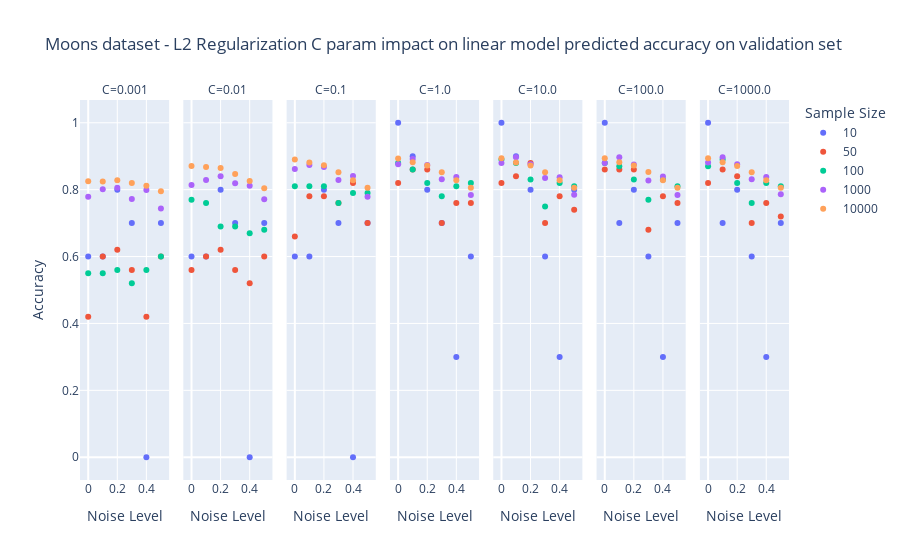

This figure's notebook cell:
### Code cell
df2_lm.n_sample = df2_lm_res.n_sample.astype(str)
fig=px.scatter(df2_lm,x='noise_level',y='acc_valid',
               labels={'noise_level': 'Noise Level', 'acc_valid':'Accuracy','n_sample':'Sample Size'},
               color='n_sample',hover_data=['n_sample'],facet_col='C',
               title='Moons dataset - L2 Regularization C param impact on linear model predicted accuracy on validation set')
fig.show()

### Figure 1 — Plotly figure (JSON) as saved in the notebook; plotly's stock layout.template omitted (floating-point values rounded to 4 significant figures)
{"data": [{"customdata": [["10"], ["10"], ["10"], ["10"], ["10"], ["10"]], "hovertemplate": "Sample Size=%{customdata[0]}<br>C=0.001<br>Noise Level=%{x}<br>Accuracy=%{y}<extra></extra>", "legendgroup": "10", "marker": {"color": "#636efa", "symbol": "circle"}, "mode": "markers", "name": "10", "orientation": "v", "showlegend": true, "type": "scatter", "x": [0, 0.1, 0.2, 0.3, 0.4, 0.5], "xaxis": "x", "y": [0.6, 0.6, 0.8, 0.7, 0, 0.7], "yaxis": "y"}, {"customdata": [["10"], ["10"], ["10"], ["10"], ["10"], ["10"]], "hovertemplate": "Sample Size=%{customdata[0]}<br>C=0.01<br>Noise Level=%{x}<br>Accuracy=%{y}<extra></extra>", "legendgroup": "10", "marker": {"color": "#636efa", "symbol": "circle"}, "mode": "markers", "name": "10", "orientation": "v", "showlegend": false, "type": "scatter", "x": [0, 0.1, 0.2, 0.3, 0.4, 0.5], "xaxis": "x2", "y": [0.6, 0.6, 0.8, 0.7, 0, 0.7], "yaxis": "y2"}, {"customdata": [["10"], ["10"], ["10"], ["10"], ["10"], ["10"]], "hovertemplate": "Sample Size=%{customdata[0]}<br>C=0.1<br>Noise Level=%{x}<br>Accuracy=%{y}<extra></extra>", "legendgroup": "10", "marker": {"color": "#636efa", "symbol": "circle"}, "mode": "markers", "name": "10", "orientation": "v", "showlegend": false, "type": "scatter", "x": [0, 0.1, 0.2, 0.3, 0.4, 0.5], "xaxis": "x3", "y": [0.6, 0.6, 0.8, 0.7, 0, 0.7], "yaxis": "y3"}, {"customdata": [["10"], ["10"], ["10"], ["10"], ["10"], ["10"]], "hovertemplate": "Sample Size=%{customdata[0]}<br>C=1.0<br>Noise Level=%{x}<br>Accuracy=%{y}<extra></extra>", "legendgroup": "10", "marker": {"color": "#636efa", "symbol": "circle"}, "mode": "markers", "name": "10", "orientation": "v", "showlegend": false, "type": "scatter", "x": [0, 0.1, 0.2, 0.3, 0.4, 0.5], "xaxis": "x4", "y": [1, 0.9, 0.8, 0.7, 0.3, 0.6], "yaxis": "y4"}, {"customdata": [["10"], ["10"], ["10"], ["10"], ["10"], ["10"]], "hovertemplate": "Sample Size=%{customdata[0]}<br>C=10.0<br>Noise Level=%{x}<br>Accuracy=%{y}<extra></extra>", "legendgroup": "10", "marker": {"color": "#636efa", "symbol": "circle"}, "mode": "markers", "name": "10", "orientation": "v", "showlegend": false, "type": "scatter", "x": [0, 0.1, 0.2, 0.3, 0.4, 0.5], "xaxis": "x5", "y": [1, 0.9, 0.8, 0.6, 0.3, 0.8], "yaxis": "y5"}, {"customdata": [["10"], ["10"], ["10"], ["10"], ["10"], ["10"]], "hovertemplate": "Sample Size=%{customdata[0]}<br>C=100.0<br>Noise Level=%{x}<br>Accuracy=%{y}<extra></extra>", "legendgroup": "10", "marker": {"color": "#636efa", "symbol": "circle"}, "mode": "markers", "name": "10", "orientation": "v", "showlegend": false, "type": "scatter", "x": [0, 0.1, 0.2, 0.3, 0.4, 0.5], "xaxis": "x6", "y": [1, 0.7, 0.8, 0.6, 0.3, 0.7], "yaxis": "y6"}, {"customdata": [["10"], ["10"], ["10"], ["10"], ["10"], ["10"]], "hovertemplate": "Sample Size=%{customdata[0]}<br>C=1000.0<br>Noise Level=%{x}<br>Accuracy=%{y}<extra></extra>", "legendgroup": "10", "marker": {"color": "#636efa", "symbol": "circle"}, "mode": "markers", "name": "10", "orientation": "v", "showlegend": false, "type": "scatter", "x": [0, 0.1, 0.2, 0.3, 0.4, 0.5], "xaxis": "x7", "y": [1, 0.7, 0.8, 0.6, 0.3, 0.7], "yaxis": "y7"}, {"customdata": [["50"], ["50"], ["50"], ["50"], ["50"], ["50"]], "hovertemplate": "Sample Size=%{customdata[0]}<br>C=0.001<br>Noise Level=%{x}<br>Accuracy=%{y}<extra></extra>", "legendgroup": "50", "marker": {"color": "#EF553B", "symbol": "circle"}, "mode": "markers", "name": "50", "orientation": "v", "showlegend": true, "type": "scatter", "x": [0, 0.1, 0.2, 0.3, 0.4, 0.5], "xaxis": "x", "y": [0.42, 0.6, 0.62, 0.56, 0.42, 0.6], "yaxis": "y"}, {"customdata": [["50"], ["50"], ["50"], ["50"], ["50"], ["50"]], "hovertemplate": "Sample Size=%{customdata[0]}<br>C=0.01<br>Noise Level=%{x}<br>Accuracy=%{y}<extra></extra>", "legendgroup": "50", "marker": {"color": "#EF553B", "symbol": "circle"}, "mode": "markers", "name": "50", "orientation": "v", "showlegend": false, "type": "scatter", "x": [0, 0.1, 0.2, 0.3, 0.4, 0.5], "xaxis": "x2", "y": [0.56, 0.6, 0.62, 0.56, 0.52, 0.6], "yaxis": "y2"}, {"customdata": [["50"], ["50"], ["50"], ["50"], ["50"], ["50"]], "hovertemplate": "Sample Size=%{customdata[0]}<br>C=0.1<br>Noise Level=%{x}<br>Accuracy=%{y}<extra></extra>", "legendgroup": "50", "marker": {"color": "#EF553B", "symbol": "circle"}, "mode": "markers", "name": "50", "orientation": "v", "showlegend": false, "type": "scatter", "x": [0, 0.1, 0.2, 0.3, 0.4, 0.5], "xaxis": "x3", "y": [0.66, 0.78, 0.78, 0.76, 0.82, 0.7], "yaxis": "y3"}, {"customdata": [["50"], ["50"], ["50"], ["50"], ["50"], ["50"]], "hovertemplate": "Sample Size=%{customdata[0]}<br>C=1.0<br>Noise Level=%{x}<br>Accuracy=%{y}<extra></extra>", "legendgroup": "50", "marker": {"color": "#EF553B", "symbol": "circle"}, "mode": "markers", "name": "50", "orientation": "v", "showlegend": false, "type": "scatter", "x": [0, 0.1, 0.2, 0.3, 0.4, 0.5], "xaxis": "x4", "y": [0.82, 0.86, 0.86, 0.7, 0.76, 0.76], "yaxis": "y4"}, {"customdata": [["50"], ["50"], ["50"], ["50"], ["50"], ["50"]], "hovertemplate": "Sample Size=%{customdata[0]}<br>C=10.0<br>Noise Level=%{x}<br>Accuracy=%{y}<extra></extra>", "legendgroup": "50", "marker": {"color": "#EF553B", "symbol": "circle"}, "mode": "markers", "name": "50", "orientation": "v", "showlegend": false, "type": "scatter", "x": [0, 0.1, 0.2, 0.3, 0.4, 0.5], "xaxis": "x5", "y": [0.82, 0.84, 0.88, 0.7, 0.78, 0.74], "yaxis": "y5"}, {"customdata": [["50"], ["50"], ["50"], ["50"], ["50"], ["50"]], "hovertemplate": "Sample Size=%{customdata[0]}<br>C=100.0<br>Noise Level=%{x}<br>Accuracy=%{y}<extra></extra>", "legendgroup": "50", "marker": {"color": "#EF553B", "symbol": "circle"}, "mode": "markers", "name": "50", "orientation": "v", "showlegend": false, "type": "scatter", "x": [0, 0.1, 0.2, 0.3, 0.4, 0.5], "xaxis": "x6", "y": [0.86, 0.86, 0.86, 0.68, 0.78, 0.76], "yaxis": "y6"}, {"customdata": [["50"], ["50"], ["50"], ["50"], ["50"], ["50"]], "hovertemplate": "Sample Size=%{customdata[0]}<br>C=1000.0<br>Noise Level=%{x}<br>Accuracy=%{y}<extra></extra>", "legendgroup": "50", "marker": {"color": "#EF553B", "symbol": "circle"}, "mode": "markers", "name": "50", "orientation": "v", "showlegend": false, "type": "scatter", "x": [0, 0.1, 0.2, 0.3, 0.4, 0.5], "xaxis": "x7", "y": [0.82, 0.86, 0.84, 0.7, 0.76, 0.72], "yaxis": "y7"}, {"customdata": [["100"], ["100"], ["100"], ["100"], ["100"], ["100"]], "hovertemplate": "Sample Size=%{customdata[0]}<br>C=0.001<br>Noise Level=%{x}<br>Accuracy=%{y}<extra></extra>", "legendgroup": "100", "marker": {"color": "#00cc96", "symbol": "circle"}, "mode": "markers", "name": "100", "orientation": "v", "showlegend": true, "type": "scatter", "x": [0, 0.1, 0.2, 0.3, 0.4, 0.5], "xaxis": "x", "y": [0.55, 0.55, 0.56, 0.52, 0.56, 0.6], "yaxis": "y"}, {"customdata": [["100"], ["100"], ["100"], ["100"], ["100"], ["100"]], "hovertemplate": "Sample Size=%{customdata[0]}<br>C=0.01<br>Noise Level=%{x}<br>Accuracy=%{y}<extra></extra>", "legendgroup": "100", "marker": {"color": "#00cc96", "symbol": "circle"}, "mode": "markers", "name": "100", "orientation": "v", "showlegend": false, "type": "scatter", "x": [0, 0.1, 0.2, 0.3, 0.4, 0.5], "xaxis": "x2", "y": [0.77, 0.76, 0.69, 0.69, 0.67, 0.68], "yaxis": "y2"}, {"customdata": [["100"], ["100"], ["100"], ["100"], ["100"], ["100"]], "hovertemplate": "Sample Size=%{customdata[0]}<br>C=0.1<br>Noise Level=%{x}<br>Accuracy=%{y}<extra></extra>", "legendgroup": "100", "marker": {"color": "#00cc96", "symbol": "circle"}, "mode": "markers", "name": "100", "orientation": "v", "showlegend": false, "type": "scatter", "x": [0, 0.1, 0.2, 0.3, 0.4, 0.5], "xaxis": "x3", "y": [0.81, 0.81, 0.81, 0.76, 0.79, 0.79], "yaxis": "y3"}, {"customdata": [["100"], ["100"], ["100"], ["100"], ["100"], ["100"]], "hovertemplate": "Sample Size=%{customdata[0]}<br>C=1.0<br>Noise Level=%{x}<br>Accuracy=%{y}<extra></extra>", "legendgroup": "100", "marker": {"color": "#00cc96", "symbol": "circle"}, "mode": "markers", "name": "100", "orientation": "v", "showlegend": false, "type": "scatter", "x": [0, 0.1, 0.2, 0.3, 0.4, 0.5], "xaxis": "x4", "y": [0.88, 0.86, 0.82, 0.78, 0.81, 0.82], "yaxis": "y4"}, {"customdata": [["100"], ["100"], ["100"], ["100"], ["100"], ["100"]], "hovertemplate": "Sample Size=%{customdata[0]}<br>C=10.0<br>Noise Level=%{x}<br>Accuracy=%{y}<extra></extra>", "legendgroup": "100", "marker": {"color": "#00cc96", "symbol": "circle"}, "mode": "markers", "name": "100", "orientation": "v", "showlegend": false, "type": "scatter", "x": [0, 0.1, 0.2, 0.3, 0.4, 0.5], "xaxis": "x5", "y": [0.89, 0.88, 0.83, 0.75, 0.82, 0.81], "yaxis": "y5"}, {"customdata": [["100"], ["100"], ["100"], ["100"], ["100"], ["100"]], "hovertemplate": "Sample Size=%{customdata[0]}<br>C=100.0<br>Noise Level=%{x}<br>Accuracy=%{y}<extra></extra>", "legendgroup": "100", "marker": {"color": "#00cc96", "symbol": "circle"}, "mode": "markers", "name": "100", "orientation": "v", "showlegend": false, "type": "scatter", "x": [0, 0.1, 0.2, 0.3, 0.4, 0.5], "xaxis": "x6", "y": [0.88, 0.87, 0.83, 0.77, 0.83, 0.81], "yaxis": "y6"}, {"customdata": [["100"], ["100"], ["100"], ["100"], ["100"], ["100"]], "hovertemplate": "Sample Size=%{customdata[0]}<br>C=1000.0<br>Noise Level=%{x}<br>Accuracy=%{y}<extra></extra>", "legendgroup": "100", "marker": {"color": "#00cc96", "symbol": "circle"}, "mode": "markers", "name": "100", "orientation": "v", "showlegend": false, "type": "scatter", "x": [0, 0.1, 0.2, 0.3, 0.4, 0.5], "xaxis": "x7", "y": [0.87, 0.89, 0.82, 0.76, 0.82, 0.81], "yaxis": "y7"}, {"customdata": [["1000"], ["1000"], ["1000"], ["1000"], ["1000"], ["1000"]], "hovertemplate": "Sample Size=%{customdata[0]}<br>C=0.001<br>Noise Level=%{x}<br>Accuracy=%{y}<extra></extra>", "legendgroup": "1000", "marker": {"color": "#ab63fa", "symbol": "circle"}, "mode": "markers", "name": "1000", "orientation": "v", "showlegend": true, "type": "scatter", "x": [0, 0.1, 0.2, 0.3, 0.4, 0.5], "xaxis": "x", "y": [0.779, 0.801, 0.806, 0.772, 0.799, 0.744], "yaxis": "y"}, {"customdata": [["1000"], ["1000"], ["1000"], ["1000"], ["1000"], ["1000"]], "hovertemplate": "Sample Size=%{customdata[0]}<br>C=0.01<br>Noise Level=%{x}<br>Accuracy=%{y}<extra></extra>", "legendgroup": "1000", "marker": {"color": "#ab63fa", "symbol": "circle"}, "mode": "markers", "name": "1000", "orientation": "v", "showlegend": false, "type": "scatter", "x": [0, 0.1, 0.2, 0.3, 0.4, 0.5], "xaxis": "x2", "y": [0.814, 0.829, 0.84, 0.819, 0.812, 0.771], "yaxis": "y2"}, {"customdata": [["1000"], ["1000"], ["1000"], ["1000"], ["1000"], ["1000"]], "hovertemplate": "Sample Size=%{customdata[0]}<br>C=0.1<br>Noise Level=%{x}<br>Accuracy=%{y}<extra></extra>", "legendgroup": "1000", "marker": {"color": "#ab63fa", "symbol": "circle"}, "mode": "markers", "name": "1000", "orientation": "v", "showlegend": false, "type": "scatter", "x": [0, 0.1, 0.2, 0.3, 0.4, 0.5], "xaxis": "x3", "y": [0.862, 0.874, 0.868, 0.829, 0.841, 0.779], "yaxis": "y3"}, {"customdata": [["1000"], ["1000"], ["1000"], ["1000"], ["1000"], ["1000"]], "hovertemplate": "Sample Size=%{customdata[0]}<br>C=1.0<br>Noise Level=%{x}<br>Accuracy=%{y}<extra></extra>", "legendgroup": "1000", "marker": {"color": "#ab63fa", "symbol": "circle"}, "mode": "markers", "name": "1000", "orientation": "v", "showlegend": false, "type": "scatter", "x": [0, 0.1, 0.2, 0.3, 0.4, 0.5], "xaxis": "x4", "y": [0.876, 0.892, 0.874, 0.831, 0.838, 0.784], "yaxis": "y4"}, {"customdata": [["1000"], ["1000"], ["1000"], ["1000"], ["1000"], ["1000"]], "hovertemplate": "Sample Size=%{customdata[0]}<br>C=10.0<br>Noise Level=%{x}<br>Accuracy=%{y}<extra></extra>", "legendgroup": "1000", "marker": {"color": "#ab63fa", "symbol": "circle"}, "mode": "markers", "name": "1000", "orientation": "v", "showlegend": false, "type": "scatter", "x": [0, 0.1, 0.2, 0.3, 0.4, 0.5], "xaxis": "x5", "y": [0.88, 0.897, 0.876, 0.835, 0.837, 0.785], "yaxis": "y5"}, {"customdata": [["1000"], ["1000"], ["1000"], ["1000"], ["1000"], ["1000"]], "hovertemplate": "Sample Size=%{customdata[0]}<br>C=100.0<br>Noise Level=%{x}<br>Accuracy=%{y}<extra></extra>", "legendgroup": "1000", "marker": {"color": "#ab63fa", "symbol": "circle"}, "mode": "markers", "name": "1000", "orientation": "v", "showlegend": false, "type": "scatter", "x": [0, 0.1, 0.2, 0.3, 0.4, 0.5], "xaxis": "x6", "y": [0.88, 0.897, 0.875, 0.827, 0.839, 0.784], "yaxis": "y6"}, {"customdata": [["1000"], ["1000"], ["1000"], ["1000"], ["1000"], ["1000"]], "hovertemplate": "Sample Size=%{customdata[0]}<br>C=1000.0<br>Noise Level=%{x}<br>Accuracy=%{y}<extra></extra>", "legendgroup": "1000", "marker": {"color": "#ab63fa", "symbol": "circle"}, "mode": "markers", "name": "1000", "orientation": "v", "showlegend": false, "type": "scatter", "x": [0, 0.1, 0.2, 0.3, 0.4, 0.5], "xaxis": "x7", "y": [0.881, 0.897, 0.876, 0.831, 0.838, 0.786], "yaxis": "y7"}, {"customdata": [["10000"], ["10000"], ["10000"], ["10000"], ["10000"], ["10000"]], "hovertemplate": "Sample Size=%{customdata[0]}<br>C=0.001<br>Noise Level=%{x}<br>Accuracy=%{y}<extra></extra>", "legendgroup": "10000", "marker": {"color": "#FFA15A", "symbol": "circle"}, "mode": "markers", "name": "10000", "orientation": "v", "showlegend": true, "type": "scatter", "x": [0, 0.1, 0.2, 0.3, 0.4, 0.5], "xaxis": "x", "y": [0.825, 0.824, 0.828, 0.82, 0.812, 0.795], "yaxis": "y"}, {"customdata": [["10000"], ["10000"], ["10000"], ["10000"], ["10000"], ["10000"]], "hovertemplate": "Sample Size=%{customdata[0]}<br>C=0.01<br>Noise Level=%{x}<br>Accuracy=%{y}<extra></extra>", "legendgroup": "10000", "marker": {"color": "#FFA15A", "symbol": "circle"}, "mode": "markers", "name": "10000", "orientation": "v", "showlegend": false, "type": "scatter", "x": [0, 0.1, 0.2, 0.3, 0.4, 0.5], "xaxis": "x2", "y": [0.871, 0.868, 0.865, 0.847, 0.826, 0.804], "yaxis": "y2"}, {"customdata": [["10000"], ["10000"], ["10000"], ["10000"], ["10000"], ["10000"]], "hovertemplate": "Sample Size=%{customdata[0]}<br>C=0.1<br>Noise Level=%{x}<br>Accuracy=%{y}<extra></extra>", "legendgroup": "10000", "marker": {"color": "#FFA15A", "symbol": "circle"}, "mode": "markers", "name": "10000", "orientation": "v", "showlegend": false, "type": "scatter", "x": [0, 0.1, 0.2, 0.3, 0.4, 0.5], "xaxis": "x3", "y": [0.89, 0.881, 0.873, 0.852, 0.828, 0.806], "yaxis": "y3"}, {"customdata": [["10000"], ["10000"], ["10000"], ["10000"], ["10000"], ["10000"]], "hovertemplate": "Sample Size=%{customdata[0]}<br>C=1.0<br>Noise Level=%{x}<br>Accuracy=%{y}<extra></extra>", "legendgroup": "10000", "marker": {"color": "#FFA15A", "symbol": "circle"}, "mode": "markers", "name": "10000", "orientation": "v", "showlegend": false, "type": "scatter", "x": [0, 0.1, 0.2, 0.3, 0.4, 0.5], "xaxis": "x4", "y": [0.893, 0.882, 0.872, 0.852, 0.828, 0.806], "yaxis": "y4"}, {"customdata": [["10000"], ["10000"], ["10000"], ["10000"], ["10000"], ["10000"]], "hovertemplate": "Sample Size=%{customdata[0]}<br>C=10.0<br>Noise Level=%{x}<br>Accuracy=%{y}<extra></extra>", "legendgroup": "10000", "marker": {"color": "#FFA15A", "symbol": "circle"}, "mode": "markers", "name": "10000", "orientation": "v", "showlegend": false, "type": "scatter", "x": [0, 0.1, 0.2, 0.3, 0.4, 0.5], "xaxis": "x5", "y": [0.894, 0.881, 0.872, 0.852, 0.828, 0.806], "yaxis": "y5"}, {"customdata": [["10000"], ["10000"], ["10000"], ["10000"], ["10000"], ["10000"]], "hovertemplate": "Sample Size=%{customdata[0]}<br>C=100.0<br>Noise Level=%{x}<br>Accuracy=%{y}<extra></extra>", "legendgroup": "10000", "marker": {"color": "#FFA15A", "symbol": "circle"}, "mode": "markers", "name": "10000", "orientation": "v", "showlegend": false, "type": "scatter", "x": [0, 0.1, 0.2, 0.3, 0.4, 0.5], "xaxis": "x6", "y": [0.894, 0.882, 0.872, 0.853, 0.828, 0.806], "yaxis": "y6"}, {"customdata": [["10000"], ["10000"], ["10000"], ["10000"], ["10000"], ["10000"]], "hovertemplate": "Sample Size=%{customdata[0]}<br>C=1000.0<br>Noise Level=%{x}<br>Accuracy=%{y}<extra></extra>", "legendgroup": "10000", "marker": {"color": "#FFA15A", "symbol": "circle"}, "mode": "markers", "name": "10000", "orientation": "v", "showlegend": false, "type": "scatter", "x": [0, 0.1, 0.2, 0.3, 0.4, 0.5], "xaxis": "x7", "y": [0.894, 0.882, 0.871, 0.852, 0.828, 0.806], "yaxis": "y7"}], "layout": {"annotations": [{"font": {}, "showarrow": false, "text": "C=0.001", "x": 0.06286, "xanchor": "center", "xref": "paper", "y": 1, "yanchor": "bottom", "yref": "paper"}, {"font": {}, "showarrow": false, "text": "C=0.01", "x": 0.2086, "xanchor": "center", "xref": "paper", "y": 1, "yanchor": "bottom", "yref": "paper"}, {"font": {}, "showarrow": false, "text": "C=0.1", "x": 0.3543, "xanchor": "center", "xref": "paper", "y": 1, "yanchor": "bottom", "yref": "paper"}, {"font": {}, "showarrow": false, "text": "C=1.0", "x": 0.5, "xanchor": "center", "xref": "paper", "y": 1, "yanchor": "bottom", "yref": "paper"}, {"font": {}, "showarrow": false, "text": "C=10.0", "x": 0.6457, "xanchor": "center", "xref": "paper", "y": 1, "yanchor": "bottom", "yref": "paper"}, {"font": {}, "showarrow": false, "text": "C=100.0", "x": 0.7914, "xanchor": "center", "xref": "paper", "y": 1, "yanchor": "bottom", "yref": "paper"}, {"font": {}, "showarrow": false, "text": "C=1000.0", "x": 0.9371, "xanchor": "center", "xref": "paper", "y": 1, "yanchor": "bottom", "yref": "paper"}], "autosize": true, "legend": {"title": {"text": "Sample Size"}, "tracegroupgap": 0}, "title": {"text": "Moons dataset - L2 Regularization C param impact on linear model predicted accuracy on validation set"}, "xaxis": {"anchor": "y", "autorange": true, "domain": [0, 0.1257], "range": [-0.0556, 0.5556], "title": {"text": "Noise Level"}, "type": "linear"}, "xaxis2": {"anchor": "y2", "autorange": true, "domain": [0.1457, 0.2714], "matches": "x", "range": [-0.0556, 0.5556], "title": {"text": "Noise Level"}, "type": "linear"}, "xaxis3": {"anchor": "y3", "autorange": true, "domain": [0.2914, 0.4171], "matches": "x", "range": [-0.0556, 0.5556], "title": {"text": "Noise Level"}, "type": "linear"}, "xaxis4": {"anchor": "y4", "autorange": true, "domain": [0.4371, 0.5629], "matches": "x", "range": [-0.0556, 0.5556], "title": {"text": "Noise Level"}, "type": "linear"}, "xaxis5": {"anchor": "y5", "autorange": true, "domain": [0.5829, 0.7086], "matches": "x", "range": [-0.0556, 0.5556], "title": {"text": "Noise Level"}, "type": "linear"}, "xaxis6": {"anchor": "y6", "autorange": true, "domain": [0.7286, 0.8543], "matches": "x", "range": [-0.0556, 0.5556], "title": {"text": "Noise Level"}, "type": "linear"}, "xaxis7": {"anchor": "y7", "autorange": true, "domain": [0.8743, 1.0], "matches": "x", "range": [-0.0556, 0.5556], "title": {"text": "Noise Level"}, "type": "linear"}, "yaxis": {"anchor": "x", "autorange": true, "domain": [0, 1], "range": [-0.08252, 1.083], "title": {"text": "Accuracy"}, "type": "linear"}, "yaxis2": {"anchor": "x2", "autorange": true, "domain": [0, 1], "matches": "y", "range": [-0.08252, 1.083], "showticklabels": false, "type": "linear"}, "yaxis3": {"anchor": "x3", "autorange": true, "domain": [0, 1], "matches": "y", "range": [-0.08252, 1.083], "showticklabels": false, "type": "linear"}, "yaxis4": {"anchor": "x4", "autorange": true, "domain": [0, 1], "matches": "y", "range": [-0.08252, 1.083], "showticklabels": false, "type": "linear"}, "yaxis5": {"anchor": "x5", "autorange": true, "domain": [0, 1], "matches": "y", "range": [-0.08252, 1.083], "showticklabels": false, "type": "linear"}, "yaxis6": {"anchor": "x6", "autorange": true, "domain": [0, 1], "matches": "y", "range": [-0.08252, 1.083], "showticklabels": false, "type": "linear"}, "yaxis7": {"anchor": "x7", "autorange": true, "domain": [0, 1], "matches": "y", "range": [-0.08252, 1.083], "showticklabels": false, "type": "linear"}}}
